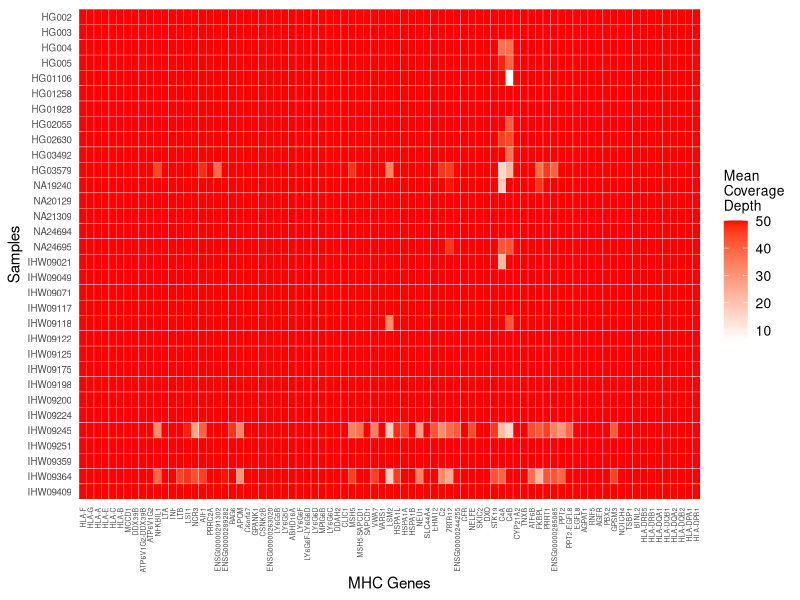
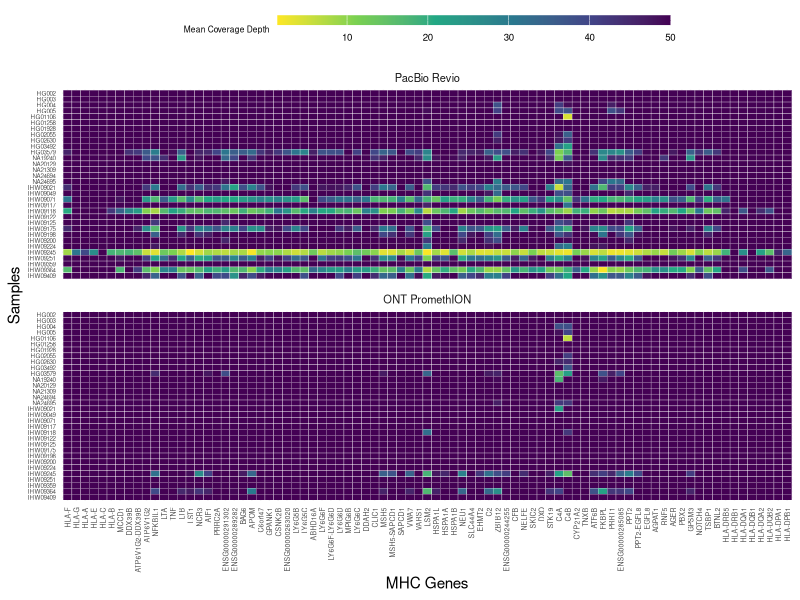
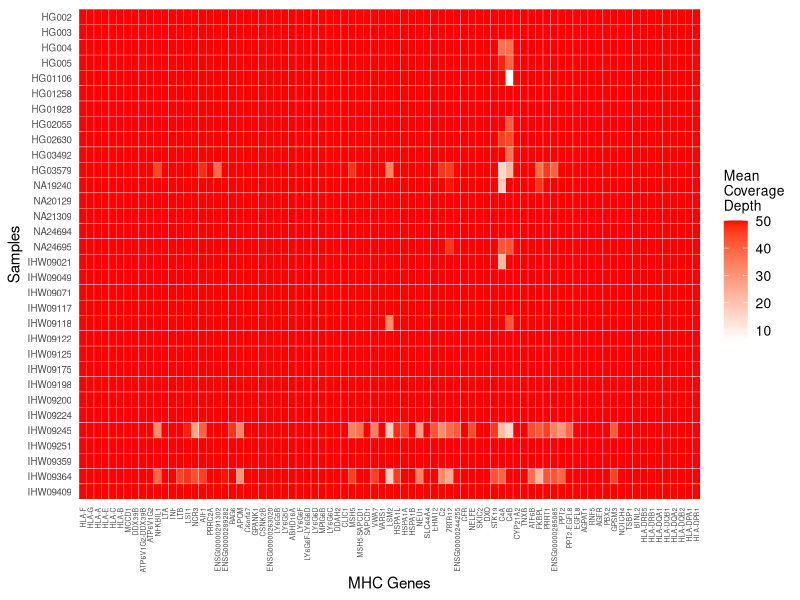
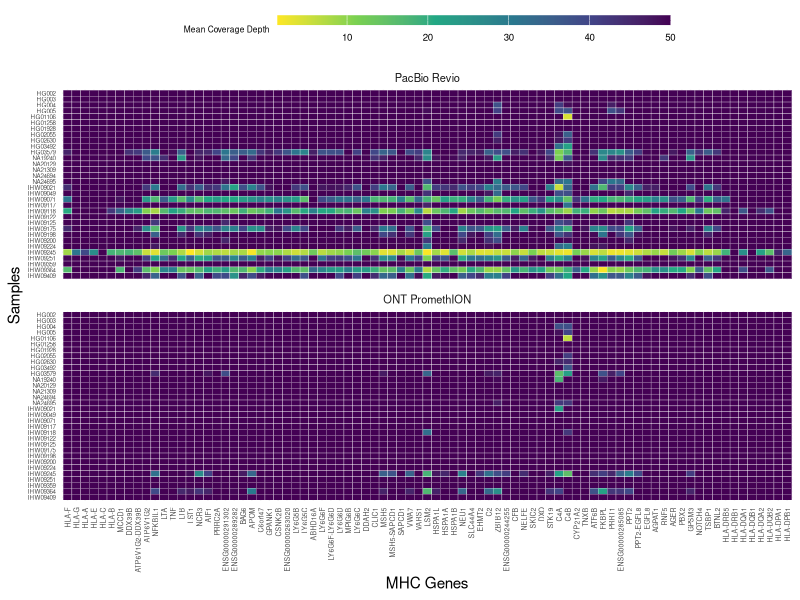
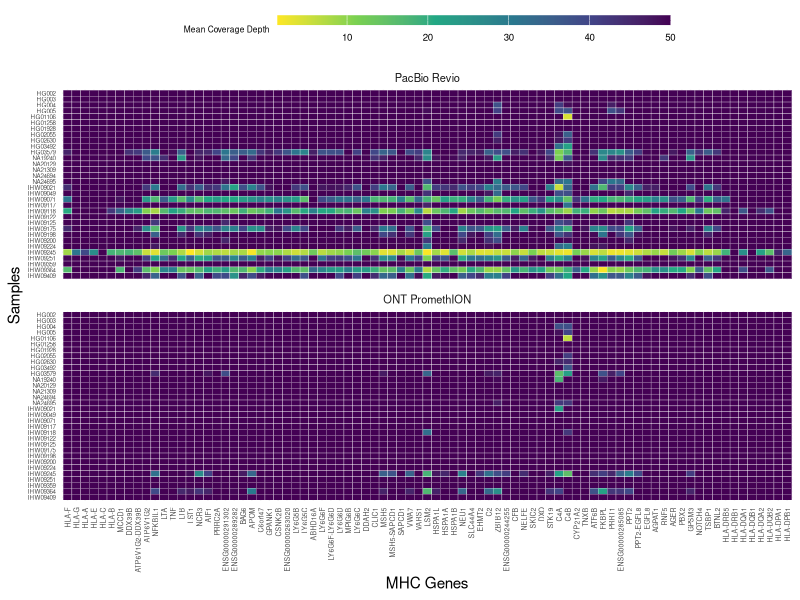

Source code (R) for these figures, in order:
library(tidyr)
library(ggplot2)
library(viridis)

setwd("/Users/matt/Documents/GitHub/mhc/scripts/visualizations/heat_map/")

# Read the data
#data <- read.table("pacbio_genes.txt", header = TRUE, sep = "\t", stringsAsFactors = FALSE)
#data <- read.table("revio_gene_coverage_depth.tsv", header = TRUE, sep = "\t", stringsAsFactors = FALSE)
data <- read.table("promethion_gene_coverage_depth.tsv", header = TRUE, sep = "\t", stringsAsFactors = FALSE)

# Handle duplicate gene names
rownames(data) <- make.unique(data[, 1])  # Ensure unique gene names
gene_order <- rownames(data)              # Store the original gene order
data <- data[, -1]                        # Remove the first column (gene names)

# Transpose the data so genes are columns and samples are rows
heatmap_data <- t(as.matrix(data))        # Transpose the matrix
heatmap_data[heatmap_data > 50] <- 50
sample_order <- rev(rownames(heatmap_data))  # Reverse the sample order

# Convert to a data frame for ggplot
df <- as.data.frame(heatmap_data)
df$Sample <- rownames(heatmap_data)       # Add sample names as a column

# Pivot to long format for ggplot
df_long <- pivot_longer(
  df,
  cols = -Sample,                  # All columns except "Sample"
  names_to = "Gene",               # Gene names
  values_to = "Depth"              # Depth values
)

# Ensure Samples and Genes retain their original order
df_long$Sample <- factor(df_long$Sample, levels = sample_order)  # Reverse sample order
df_long$Gene <- factor(df_long$Gene, levels = gene_order)

# Plot the heatmap with right-aligned gene labels
figure <- ggplot(df_long, aes(x = Gene, y = Sample, fill = Depth)) +
  geom_tile(color = "white") +
  scale_fill_gradient(low = "white", high = "red") +
  theme_minimal() +
  theme(
    axis.text.x = element_text(size = 5, angle = 90, hjust = 1, vjust = 0.5),  # Right-align x-axis labels
    axis.ticks.x = element_blank(),                               # Remove x-axis ticks
    axis.text.y = element_text(size = 7),                        # Adjust y-axis text size
    panel.grid = element_blank(),                                 # Remove gridlines
    legend.title = element_text(size = 10),                       # Adjust legend title size
    legend.text = element_text(size = 10)                         # Adjust legend text size
  ) +
  labs(
    x = "MHC Genes",                  # Label for x-axis
    y = "Samples",                    # Label for y-axis
    fill = "Mean\nCoverage\nDepth"    # Legend title
  ) +
  scale_x_discrete(labels = levels(df_long$Gene))  # Apply all gene labels for x-axis

figure

ggsave(filename = "new_heat_map_red.png", plot = figure, width=169, units = "mm")

#==================
library(tidyr)
library(ggplot2)
library(viridis)

setwd("/Users/matt/Documents/GitHub/mhc/scripts/visualizations/heat_map/")

revio <- read.table("revio_gene_coverage_depth.tsv", header = TRUE, sep = "\t", stringsAsFactors = FALSE)
prom <- read.table("promethion_gene_coverage_depth.tsv", header = TRUE, sep = "\t", stringsAsFactors = FALSE)

sample_order <- rev(colnames(revio)[-1])

# Helper to reshape one table
reshape_for_heatmap <- function(data, platform_name) {
  rownames(data) <- make.unique(data[, 1])
  gene_order <- rownames(data)
  data <- data[, -1]
  mat <- t(as.matrix(data))
  mat[mat > 50] <- 50
  df <- as.data.frame(mat)
  df$Sample <- rownames(mat)
  df_long <- pivot_longer(df, cols = -Sample, names_to = "Gene", values_to = "Depth")
  df_long$Platform <- platform_name
  df_long$Depth <- as.numeric(df_long$Depth)
  df_long$Sample <- factor(df_long$Sample, levels = sample_order)  # Preserve order here
  df_long$Gene <- factor(df_long$Gene, levels = gene_order)        # (Optional) gene order too
  df_long
}

# Combine into one long dataframe
df_long <- rbind(
  reshape_for_heatmap(revio, "Revio"),
  reshape_for_heatmap(prom, "PromethION")
)

df_long$Platform <- factor(df_long$Platform, levels = c("Revio", "PromethION"))

# Plot
figure2 <- ggplot(df_long, aes(x = Gene, y = Sample, fill = Depth)) +
  geom_tile(color = "white") +
  scale_fill_viridis_c(option = "viridis", direction = -1) +
  theme_minimal() +
  facet_wrap(~ Platform, ncol = 1, labeller = as_labeller(c(Revio = "PacBio Revio", PromethION = "ONT PromethION"))) +
  theme(
    axis.text.x = element_text(size = 5, angle = 90, hjust = 1, vjust = 0.5),
    axis.text.y = element_text(size = 4.5),
    strip.text = element_text(size = 8),
    legend.title = element_text(size = 6),
    legend.text = element_text(size = 7),
    legend.key.height = unit(0.25, "cm"),
    legend.key.width = unit(2, "cm"),
    legend.position = "top"
  ) +
  labs(
    x = "MHC Genes",
    y = "Samples",
    fill = "Mean Coverage Depth"
  )

figure2

ggsave(filename = "combined_heat_map.png", plot = figure2)
ggsave(filename = "combined_heat_map.pdf", plot = figure2)



